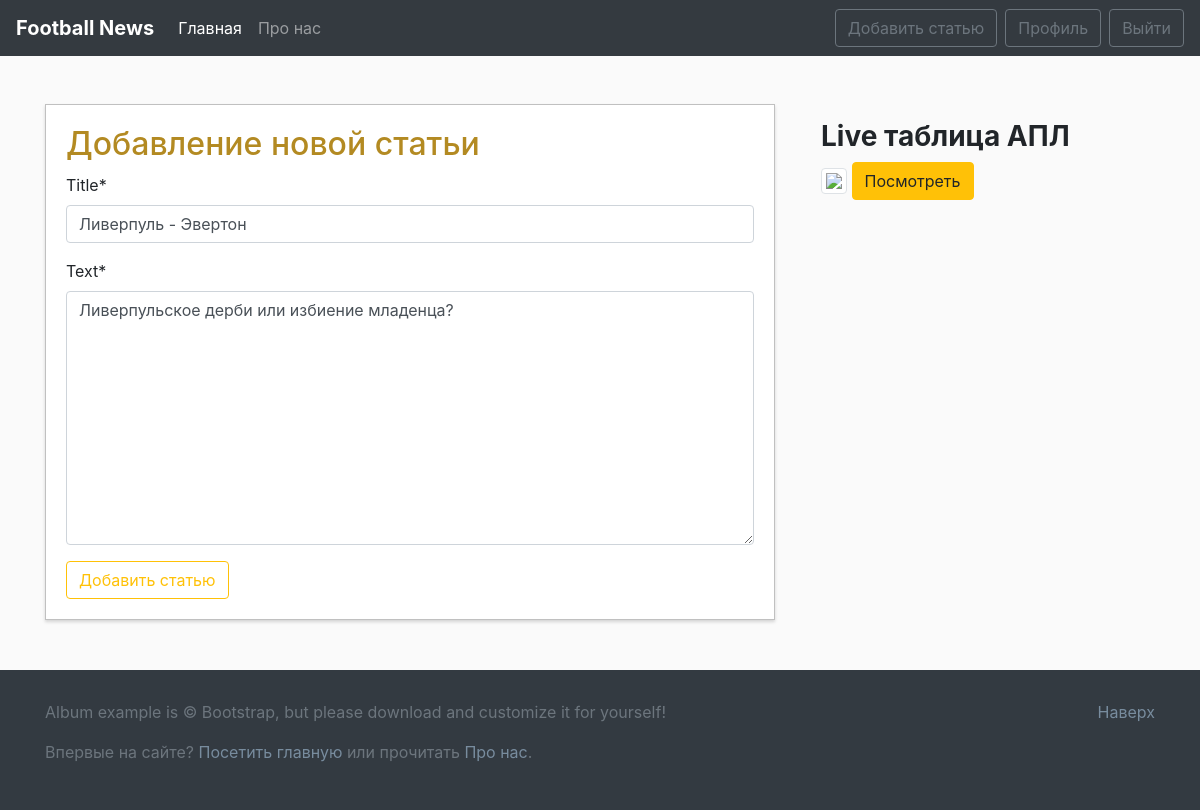
/news/20/update/ (signed in), run on the app's committed database.
### blog/models.py (models this page shows, shortened)
class News(models.Model):
    title = models.CharField(max_length=100)
    text = models.TextField()
    date = models.DateTimeField(default=timezone.now)
    author = models.ForeignKey(User, on_delete=models.CASCADE)

### blog/views.py (the view, shortened to what this page needs)
# urls.py: path('news/<int:pk>/update/', views.UpdateNewsView.as_view(), name='news-update'),
class UpdateNewsView(LoginRequiredMixin, UserPassesTestMixin, UpdateView):
    model = News
    fields = ['title', 'text']
    def test_func(self):
        news = self.get_object()
        if self.request.user == news.author:
            return True
        return False

### blog/templates/blog/news_form.html (shortened to what this page needs)
{% extends 'blog/main.html' %}
{% load crispy_forms_tags %}
{% block main_section %}
    <div class="form-section">
        <h2> Добавление новой статьи</h2>
        <form method="POST">
            {{ form|crispy }}
            <button type="submit" class="btn btn-outline-warning">Добавить статью</button>
        </form>
    </div>
{% endblock main_section %}

### blog/static/blog/main.css (style rules this page uses)
body { background: #fafafa; }
.form-section { background: #fff; padding: 20px; border: 1px solid silver; box-sizing: border-box; width: 100%; -webkit-box-shadow: 0 2px 3px 0 rgba(74,74,74,.21); -moz-box-shadow: 0 2px 3px 0 rgba(74,74,74,.21); box-shadow: 0 2px 3px 0 rgba(74,74,74,.21) ; }
.form-section > h2 { color: #b38a22; margin-bottom: 10px; }

### data on the page
News: title "Ливерпуль - Эвертон", text "Ливерпульское дерби или избиение младенца?"
